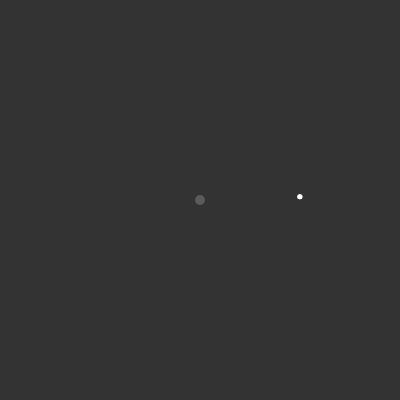
Frame 1 (no input)
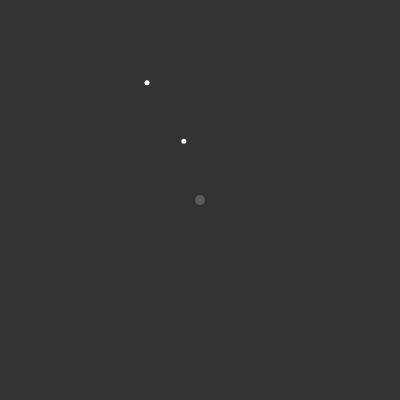
Frame 60 (no input)
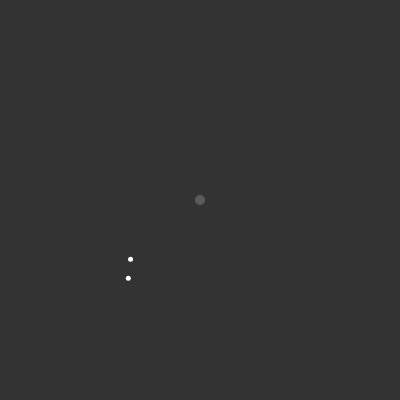
Frame 120 (the mouse pressed at the canvas centre since frame 60)

The p5.js sketch that drew these frames (run headless with seeded random() and noise() and a simulated clock; from frame 60 on, the mouse is pressed at the canvas centre):

// p5.js sketch
// ── sketch.js
let size = 10
let eq
let oscs = []
let chainLen = 2
let k = 10
function setup() {
    createCanvas(400, 400);
    eq = createVector(0,0)
    for(let i = 0; i < chainLen;i++){
      oscs.push(new Oscillator())
    }
}
function draw() {
    background(51);
    oscs[0].hooke(eq,k)
    // hookes
    for(let i = 1;i<chainLen;i++){
      oscs[i].hooke(oscs[i-1].p,k)
      oscs[i-1].hooke(oscs[i].p,k)
    }
    // updates and shows
    for(let i = 0;i<chainLen;i++){
      oscs[i].update()
      oscs[i].show()
    }
    stroke(255,50)
    strokeWeight(10)
    let eqp = toPixel(eq)
    point(eqp.x,eqp.y)
}
function Oscillator(p,v){
  this.p = p || createVector(size/2,0)
  this.v = v || createVector(0,10)
  this.a = createVector(0,0)
  this.m = 1
  this.hooke = function(eq,k){
    let F = eq.copy().sub(this.p)
    this.a.add(F.mult(k/this.m))
  }
  this.show = function(){
    stroke(255)
    strokeWeight(5)
    let pp = toPixel(this.p)
    point(pp.x,pp.y)
  }
  this.update = function(){
    this.v.add(this.a.copy().mult(1/60.0))
    this.p.add(this.v.copy().mult(1/60.0))
    this.a.mult(0)
  }
}
function toPixel(v) {
  let x = v.x
  let y = v.y
  x = map(x, -size, size, 0, width)
  y = map(y, -size, size, height, 0)
  return createVector(x, y)
}
function toCoord(v) {
  let x = v.x
  let y = v.y
  x = map(x, 0, width, -size, size)
  y = map(y, height, 0, -size, size)
  return createVector(x, y)
}
